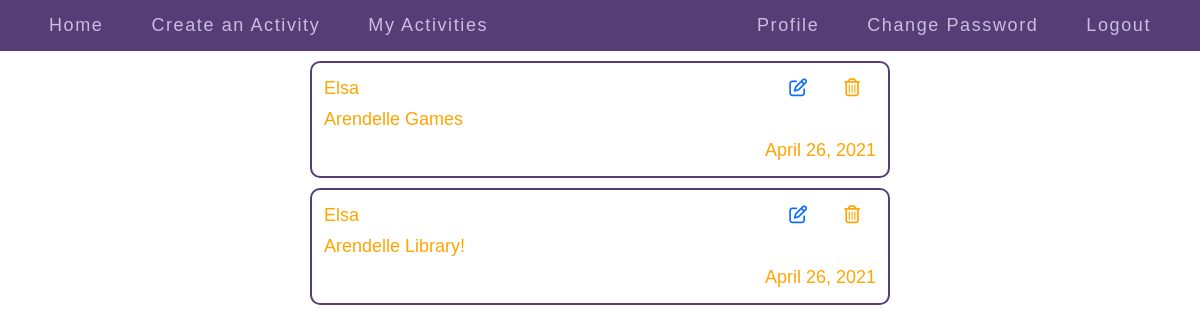
/my-activities/ (signed in), run on an earlier commit of the app's database.
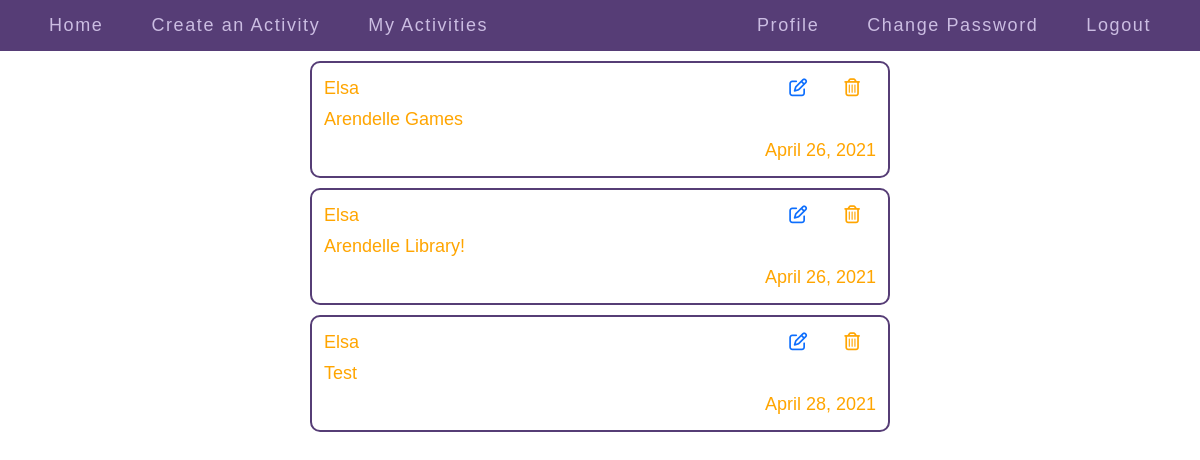
And on a later commit of the database.
### meet/models.py (models this page shows, shortened)
class Activity(models.Model):
    user = models.ForeignKey(User, on_delete=models.CASCADE, related_name="activities")
    title = models.CharField(max_length=128)
    description = models.TextField()
    time = models.DateTimeField(default=timezone.now)

### meet/views.py (the view)
# urls.py: path("my-activities/", views.myactivities, name="my_activities"),
@login_required(login_url='/')
def myactivities(request):
    activities = Activity.objects.filter(user=request.user)
    return render(request, "meet/myactivities.html", {
    "activities": activities
    })

### meet/templates/meet/myactivities.html (shortened to what this page needs)
{% extends "meet/layout.html" %}
{% load static %}
{% block body %}
  <div class="index_page">
    {% for activity in activities %}
      <div class="indexpage_activity" data-id={{ activity.id }}>
        <div class="fontawesome_icons">
          <a href="{% url 'edit_activity' activity.id %}"><i class="far fa-edit fontawesome_edit fontawesome_common"></i></a>
          <i class="far fa-trash-alt fontawesome_delete fontawesome_common"></i>
        </div>
        <div>
          {{ activity.user.username }}
        </div>
        <div>
          {{ activity.title }}
        </div>
        <div class="indexpage_posted_on">
          {{ activity.time|date:"F d, Y" }}
        </div>
      </div>
    {% endfor %}
  </div>
{% endblock %}

What changed in the data, as far as the page shows it:
added Activity: user.username "Elsa", title "Test", time "April 28, 2021"
